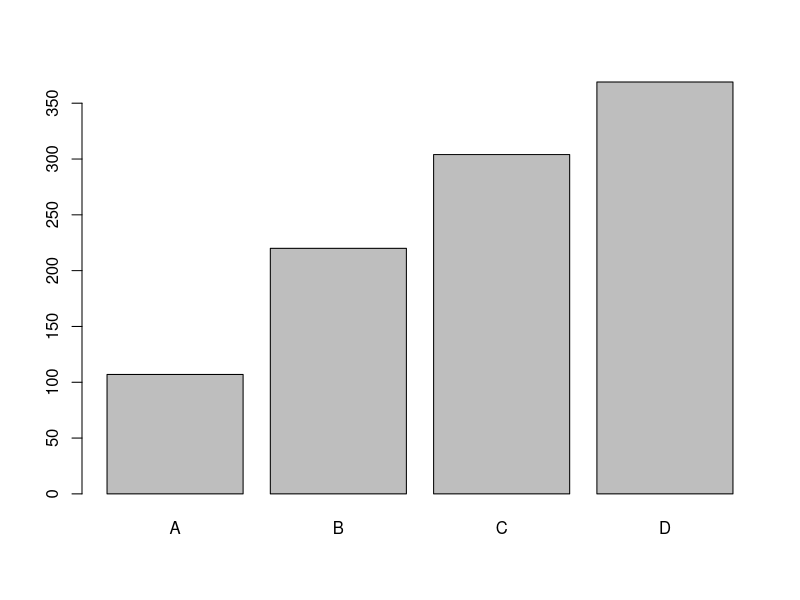
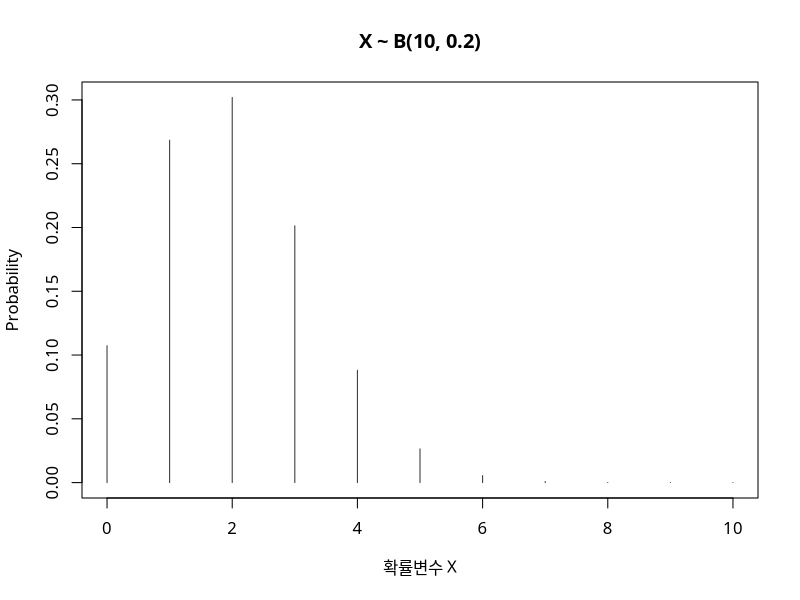

Recreate these plots in R, in order.
## ---- chunk 1
graphics.off()
rm(list = ls())
gc()

options(kableExtra.auto_format = FALSE)

# knitr::opts_chunk$set(echo = FALSE, message = FALSE, warning = FALSE,
knitr::opts_chunk$set(echo = TRUE, message = TRUE, warning = TRUE,
                      fig.align = "center", fig.width = 7, fig.retina = 2,
                      dpi = 96)

#theme_set(theme_bw())

## ---- chunk 2
x <- seq(1,12)
sample(x, size = 4)
## ---- chunk 3
sample.int(12, size = 4)
## ---- chunk 4
sample.int(12000, size = 120)
sample.int(7000, size = 70)
sample.int(5000, size = 50)
sample.int(3000, size = 30)
## ---- chunk 5
sort(sample.int(12000, size = 120))
sort(sample.int(7000, size = 70))
sort(sample.int(5000, size = 50))
sort(sample.int(3000, size = 30))
## ---- chunk 6
x <- c("A", "B", "C", "D") # 모든 가능한 값을 포함한 벡터 설정
p <- c(0.1, 0.2, 0.3, 0.4) # 각 값에 대응하는 확률
sample(x, size = 10, replace = TRUE, prob = p) # 복원추출 10회
## ---- chunk 7
x <- c("A", "B", "C", "D") # 모든 가능한 값을 포함한 벡터 설정
p <- c(0.1, 0.2, 0.3, 0.4) # 각 값에 대응하는 확률
data <- sample(x, size = 1000, replace = TRUE, prob = p) # 복원추출 1000회

table(data)
## ---- chunk 8
barplot(table(data))
## ---- chunk 9
table(sample(c("H","T"), 1000, replace = TRUE, prob=c(0.5, 0.5)))
## ---- chunk 10
y <- dbinom(0:10, 10, 0.2)
par(family = "AppleGothic")
plot(0:10, y, type = 'h', col = 'gray20', ylab = "Probability", xlab="확률변수 X",
     main="X ~ B(10, 0.2)")
## ---- chunk 11
dbinom(2, 10, 0.2) #B(10, 0.2), Pr[X = 2]
## ---- chunk 12
pbinom(2, 10, 0.2) #B(10, 0.2), Pr[X =< 2]
## ---- chunk 13
dbinom(0, 10, 0.2) + dbinom(1, 10, 0.2) + dbinom(2, 10, 0.2) 
## ---- chunk 14
1-pbinom(2, 10, 0.2) #B(10, 0.2), Pr[X > 2]
## ---- chunk 15
pbinom(2, 10, 0.2, lower.tail = FALSE)
## ---- chunk 16
qbinom(0.5, 10, 0.2)
## ---- chunk 17
rbinom(1, 1000, 0.5)
rbinom(1, 1000, 0.5)
rbinom(1, 1000, 0.5)
rbinom(1, 1000, 0.5)
rbinom(1, 1000, 0.5)
## ---- chunk 18
binom.par <- function(nrep=100, n=5, p=1/6) {
  x <- rbinom(nrep, n, p) #B(n,p)에서 nrep개의 난수 생성
  meanx <- mean(x) #생성된 난수들의 평균
  varx <- var(x) #난수의 분산
  list(meanx = meanx, varx = varx)
}

binom.par() #결과는 random하게 바뀜
## ---- chunk 19
dhyper(0:6, 6, 39, 6)
## ---- chunk 20
dhyper(6, 6, 39, 6)
## ---- chunk 21
1-phyper(2, 6, 39, 6)
## ---- chunk 22
rbinom(10, 100, 0.5)
## ---- chunk 23
rbinom(10, 100, 0.5)
## ---- chunk 24
rbinom(10, 100, 0.5)
## ---- chunk 25
set.seed(1234)
rbinom(10, 100, 0.5)
## ---- chunk 26
set.seed(1234)
rbinom(10, 100, 0.5)
## ---- chunk 27
set.seed(1234)
rbinom(10, 100, 0.5)
